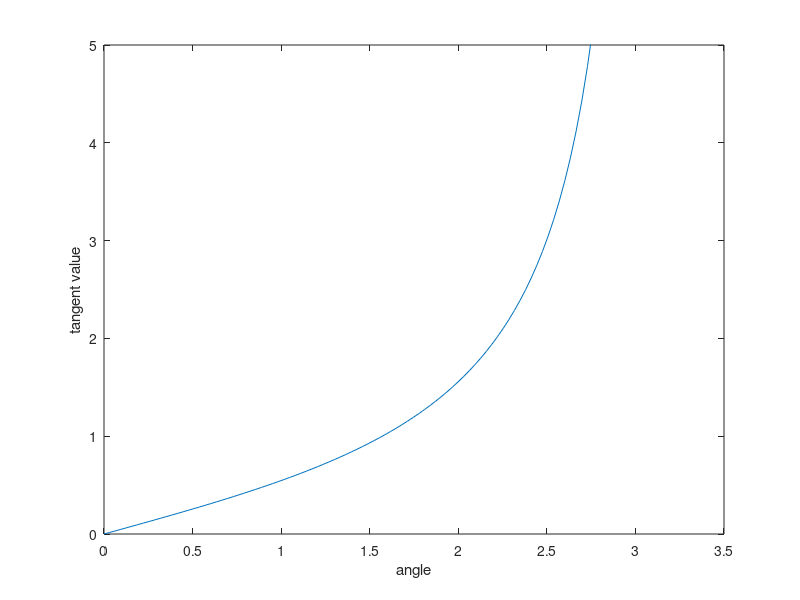

MATLAB code for this plot: (Note: this script raises an error after producing the figure.)
angle=linspace(0,pi,100);
ytan=tan(angle);
plot(angle,ytan);ylabel('tangent value');xlabel('angle');

angles=linspace(0,pi/2,100);
ytan=tan(angles);
plot(angle,ytan);ylabel('tangent value');xlabel('angle');ylim([0 5]);

atan2(1)

atan(1)


%%
XL=-100; XR=100;
XL=-2000; XR=1;
XL=-1; XR=2000;
XL=-500; XR=1500;

d=sqrt(XL.^2+XR.^2)
theta=2*atan(-XL/XR)
XJ=d*cos(theta);
YJ=d*sin(theta);
plot(XJ,YJ,'go',XL,0,'ro',XR,0,'bo');xlim([-2000 2000]);ylim([-2000 2000]);
